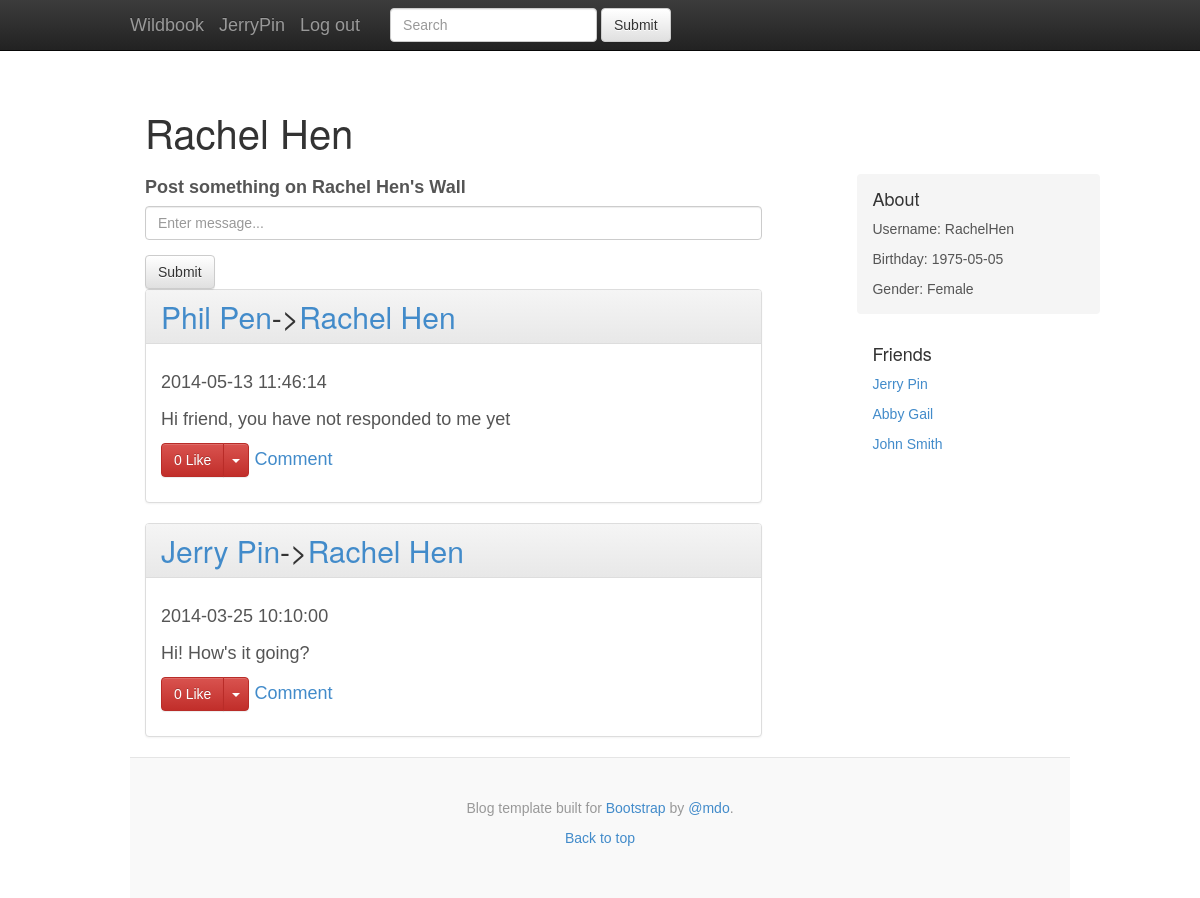
The page /user.php?u=RachelHen (signed in) on the database its author committed.
### tables this page shows
CREATE TABLE `users` (
  `username` varchar(100) NOT NULL,
  `email` varchar(100) NOT NULL,
  `firstname` varchar(100) NOT NULL,
  `lastname` varchar(100) NOT NULL,
  `gender` tinyint(1) NOT NULL,
  `street` varchar(100) NOT NULL,
  `state` char(2) NOT NULL,
  `city` varchar(100) NOT NULL,
  `zipcode` int(5) NOT NULL,
  `birthdate` date NOT NULL,
  `pw` char(32) NOT NULL,
  PRIMARY KEY (`username`)
);

CREATE TABLE `posts` (
  `postid` int(10) NOT NULL AUTO_INCREMENT,
  `author` varchar(100) NOT NULL,
  `receiver` varchar(100) NOT NULL,
  `caption` text,
  `content` text COMMENT 'Link/path to the content on the server',
  `posttime` datetime NOT NULL,
  `permission_type` varchar(20) NOT NULL,
  `locid` int(10) DEFAULT NULL,
  `actid` int(10) DEFAULT NULL,
  PRIMARY KEY (`postid`),
  KEY `author` (`author`),
  KEY `receiver` (`receiver`),
  CONSTRAINT `posts_ibfk_1` FOREIGN KEY (`author`) REFERENCES `users` (`username`),
  CONSTRAINT `posts_ibfk_2` FOREIGN KEY (`receiver`) REFERENCES `users` (`username`)
);

### user.php (the view, shortened to what this page needs)
<?php
include_once('header.php');
if(isset($_GET['u']))
{
    $user = new User($_GET['u']);
    $posts = array();
    $params = array();
    $params[] = $user->getUsername();
    $params[] = $_SESSION['currentUser']->getUsername();
    $result = runStoredProcedure('get_user_wallposts',$params);
    while($row = $result->fetch_array())
    {
        $posts[] = new Post($row);
    }
}
?>
<div class="container">
    <div class="blog-header">
        <h1 class="blog-title"><?=$user->getName()?></h1>
    </div>
    <div class="row">
        <div class="col-sm-8 blog-main">
            <form role="form" action="user.php?u=<?=$user->getUsername()?>" method="post">
                <div class="form-group">
                    <label for="wallposttext">Post something on <?=$user->getName()?>'s Wall</label>
                    <input type="text" class="form-control" name="wallposttext" placeholder="Enter message...">
                </div>
                <button type="submit" class="btn btn-default">Submit</button>
            </form>
            <?php
            foreach($posts as $post)
            {
                $post->display();
            }
            ?>
        </div>
        <div class="col-sm-3 col-sm-offset-1 blog-sidebar">
            <div class="sidebar-module sidebar-module-inset">
                <h4>About</h4>
                <p>Username: <?=$user->getUsername()?> </p>
                <p>Birthday: <?=$user->getBirthdate()?> </p>
                <p>Gender: <?=$user->getGender()?> </p>
            </div>
            <div class="sidebar-module">
                <h4>Friends</h4>
                <?php
                    foreach($user->getFriends() as $friend)
                    {
                        $friend = new User($friend);
                        ?>
                        <p><?=$friend->getNameLink()?></p>
                        <?php
                    }
                ?>
            </div>
        </div>
    </div>
</div>
    <div class="blog-footer">
        <p>Blog template built for <a href="http://getbootstrap.com">Bootstrap</a> by <a href="https://twitter.com/mdo">@mdo</a>.</p>
        <p>
            <a href="#">Back to top</a>
        </p>
    </div>
<?php
include_once('footer.php');
?>

### Classes/Post.php (shortened to what this page needs)
<?php
    class Post {
        private $id;
        private $author;
        private $receiver;
        private $text;
        private $posttime;
        private $likers = array();
        function __construct($params)
        {
            if(is_array($params))
            {
                $this->id           = $params['postid'];
                $this->author   	= new User($params['author']);
                $this->receiver 	= new User($params['receiver']);
                $this->text     	= $params['caption'];
                $this->posttime		= $params['posttime'];
            }
            $result = runStoredProcedure('populate_post_likes', $this->id);
            $result = runStoredProcedure('populate_post_comments', $this->id);
        }
        function getPostTitle()
        {
            $html = $this->author->getNameLink();
            if($this->author != $this->receiver)
            {
                $html .= displayArrow();
                $html .= $this->receiver->getNameLink();
            }
            return $html;
        }
        function display()
        {
?>
            <div class="panel panel-default">
                <h2 class="panel-heading"><?=$this->getPostTitle()?></h2>
                <div class="panel-body">
                    <p><?=$this->posttime?></p>
                    <p>
                        <?=$this->text?>
                    </p>
                    <p>
                        <div class="btn-group">
                            <button id="post_<?=$this->id?>_likebtn" type="button" class="btn btn-danger" onclick="likeAPost(<?=$this->id?>);">
                                <?php
                                if(in_array($_SESSION['currentUser'], $this->likers))
                                {
                                    echo count($this->likers) . " Unlike";
                                } else echo count($this->likers) .  " Like";
                                ?>
                            </button>
                            <button type="button" class="btn btn-danger dropdown-toggle" data-toggle="dropdown">
                                <span class="caret"></span>
                            </button>
                        </div>
                        <a href="" onclick="comment(<?=$this->id?>);">Comment</a>
                    </p>
                </div>
            </div>
<?php
        }
    }

### Classes/User.php (shortened to what this page needs)
<?php
    require_once('functions.php');
    class User {
        private $username;
        private $firstName;
        private $lastName;
        private $birthdate;
        private $gender;
        private $friends = array();
        function __construct($username)
        {
            $this->username = $username;
            $result = runStoredProcedure("populate_user", $username);
            $row = $result->fetch_array();
            $this->firstName    = $row['firstname'];
            $this->lastName     = $row['lastname'];
            $this->gender       = $row['gender'];
            $this->birthdate    = $row['birthdate'];
            $result = runStoredProcedure("populate_user_friends", $username);
            while($row = $result->fetch_array())
            {
                $this->friends[] = $row['friend'];
            }
        }
        public function getUsername() { return $this->username; }
        public function getName() { return $this->firstName . " " . $this->lastName; }
        public function getNameLink() { return "<a href='user.php?u={$this->username}'>{$this->getName()}</a>"; }
        public function getBirthdate()
        {
            return $this->birthdate;
        }
        public function getGender()
        {
            if($this->gender) return 'Male';
            else return 'Female';
        }
        public function getFriends()
        {
            return $this->friends;
        }
    }

### functions.php (shortened to what this page needs)
<?php
function dbConnect()
{
    $dbConnection = new \mysqli('localhost', 'root', '', 'wildbook');
    return $dbConnection;
}
function runStoredProcedure($procedure, $params, $out=null)
{
    $mysqli = dbConnect();
    $query = "CALL {$procedure}(";
    if(is_array($params))
    {
        foreach($params as $p)
        {
            if(!is_null($p)) $query .= "'" . $p . "',";
            else $query .= "null,";
        }
        if(!$out) $query = substr($query, 0, strlen($query)-1);
    }
    else
    {
        $query .= "'" . $params . "'";
    }
    $query .= $out;
    $query .= ");";
    if(!$res = $mysqli->query($query)) echo "CALL failed: (" . $mysqli->errno . ") ". $mysqli->error;
    if($out)
    {
        $arr = array();
        $arr[] = $res;
        $arr[] = $mysqli;
        return $arr;
    }
    else return $res;
}
function displayArrow()
{
    return "<span class='arrow'>-></span>";
}

### css/mystyle.css (style rules this page uses)
body { padding-top: 60px; }
body { font-family: Tahoma, Arial, sans-serif; color: #555; }
h1, .h1, h2, .h2, h3, .h3, h4, .h4, h5, .h5, h6, .h6 { margin-top: 0; font-family: "Helvetica Neue", Helvetica, Arial, sans-serif; font-weight: normal; color: #333; }
@media (min-width: 1200px) { .container { width: 970px; } }
.blog-header { padding-top: 20px; padding-bottom: 20px; }
.blog-title { margin-top: 30px; margin-bottom: 0; font-size: 40px; font-weight: normal; }
.blog-main { font-size: 18px; line-height: 1.5; }
.sidebar-module { padding: 15px; margin: 0 -15px 15px; }
.sidebar-module-inset { padding: 15px; background-color: #f5f5f5; border-radius: 4px; }
.sidebar-module-inset p:last-child, .sidebar-module-inset ul:last-child, .sidebar-module-inset ol:last-child { margin-bottom: 0; }
.blog-footer { padding: 40px 0; color: #999; text-align: center; background-color: #f9f9f9; border-top: 1px solid #e5e5e5; }

### rows shown on the page
users: $user->getName() "Rachel Hen", birthdate "1975-05-05", gender "Female"
posts: receiver.lastname "Rachel Hen", posttime "2014-05-13 11:46:14", caption "Hi friend, you have not responded to me yet"
users: $this->getName() "Phil Pen"
posts: author.lastname "Jerry Pin Rachel Hen", posttime "2014-03-25 10:10:00", caption "Hi! How's it going?"
users: $this->getName() "Jerry Pin"
users: $this->getName() "Abby Gail"
users: $this->getName() "John Smith"

### other values the page prints
$_SESSION['currentUser']->getUsername() "JerryPin"
$user->getUsername() "RachelHen"
